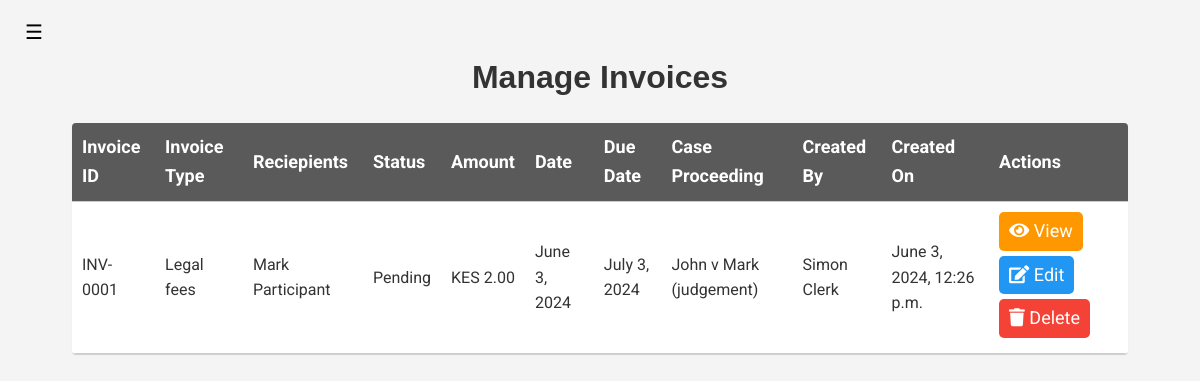
Screenshot of /manage-invoice (signed in) with the database file from the repository.
### court_proceedings_management_application/models.py (models this page shows, shortened)
class Invoice(models.Model):
    INVOICE_TYPES = (
        ('court fees', 'Court Fees'),
        ('legal fees', 'Legal Fees'),
        ('filing fees', 'Filing Fees'),
        ('service fees', 'Service Fees'),
        ('miscellaneous', 'Miscellaneous'),
    )
    INVOICE_STATUS = (
        ('pending', 'Pending'),
        ('paid', 'Paid'),
        ('overdue', 'Overdue'),
        ('cancelled', 'Cancelled'),
    )
    invoice_id = models.CharField(max_length=30, unique=True)
    invoice_type = models.CharField(max_length=30, choices=INVOICE_TYPES, default='miscellaneous')
    invoice_status = models.CharField(max_length=30, choices=INVOICE_STATUS, default='pending')
    invoice_amount = models.IntegerField()
    participant = models.ForeignKey(User, on_delete=models.CASCADE, related_name='participant', default='')
    invoice_date = models.DateField(auto_now_add=True)
    invoice_due_date = models.DateField()
    case_proceeding = models.ForeignKey(CaseProceeding, on_delete=models.CASCADE)
    created_by = models.ForeignKey(User, on_delete=models.CASCADE)
    created_on = models.DateTimeField(auto_now_add=True, null=True)
    transaction = models.ForeignKey('Transaction', on_delete=models.CASCADE, related_name='invoice_payment', blank=True, null=True, default='')
    relieved_by = models.ForeignKey(Relief, on_delete=models.CASCADE, null=True, blank=True)
    def save(self, *args, **kwargs):
        if not self.invoice_id:
            last_invoice = Invoice.objects.all().order_by('invoice_id').last()
            if not last_invoice:
                self.invoice_id = 'INV-0001'
            else:
                self.invoice_id = 'INV-%04d' % (last_invoice.id + 1)
        return super().save(*args, **kwargs)

class User(AbstractUser, PermissionsMixin):
    ROLES = (
        ('admin', 'Admin'),
        ('clerk', 'Clerk'),
        ('judge', 'Judge'),
        ('participant', 'Participant'),
        ('lawyer', 'Lawyer'),
    )
    COUNTY_CHOICES = (
        ('Baringo', 'Baringo'),
        ('Bomet', 'Bomet'),
        ('Bungoma', 'Bungoma'),
        ('Busia', 'Busia'),
        ('Elgeyo Marakwet', 'Elgeyo Marakwet'),
        ('Embu', 'Embu'),
        ('Garissa', 'Garissa'),
        ('Homa Bay', 'Homa Bay'),
        ('Isiolo', 'Isiolo'),
        ('Kajiado', 'Kajiado'),
        ('Kakamega', 'Kakamega'),
        ('Kericho', 'Kericho'),
        ('Kiambu', 'Kiambu'),
        ('Kilifi', 'Kilifi'),
        ('Kirinyaga', 'Kirinyaga'),
        ('Kisii', 'Kisii'),
        ('Kisumu', 'Kisumu'),
        ('Kitui', 'Kitui'),
        ('Kwale', 'Kwale'),
        ('Laikipia', 'Laikipia'),
        ('Lamu', 'Lamu'),
        ('Machakos', 'Machakos'),
        ('Makueni', 'Makueni'),
        ('Mandera', 'Mandera'),
        ('Marsabit', 'Marsabit'),
        ('Meru', 'Meru'),
        ('Migori', 'Migori'),
        ('Mombasa', 'Mombasa'),
        ('Murang\'a', 'Murang\'a'),
        ('Nairobi', 'Nairobi'),
        ('Nakuru', 'Nakuru'),
        ('Nandi', 'Nandi'),
        ('Narok', 'Narok'),
        ('Nyamira', 'Nyamira'),
        ('Nyandarua', 'Nyandarua'),
        ('Nyeri', 'Nyeri'),
        ('Samburu', 'Samburu'),
        ('Siaya', 'Siaya'),
        ('Taita Taveta', 'Taita Taveta'),
        ('Tana River', 'Tana River'),
        ('Tharaka Nithi', 'Tharaka Nithi'),
    )
    TRIBE_CHOICES = (
        ('Kikuyu', 'Kikuyu'),
        ('Luhya', 'Luhya'),
        ('Luo', 'Luo'),
        ('Kalenjin', 'Kalenjin'),
        ('Kamba', 'Kamba'),
        ('Kisii', 'Kisii'),
        ('Mijikenda', 'Mijikenda'),
        ('Meru', 'Meru'),
        ('Turkana', 'Turkana'),
        ('Maasai', 'Maasai'),
        ('Embu', 'Embu'),
        ('Taita', 'Taita'),
        ('Giriama', 'Giriama'),
        ('Rendille', 'Rendille'),
        ('Borana', 'Borana'),
        ('Samburu', 'Samburu'),
        ('Pokomo', 'Pokomo'),
        ('Orma', 'Orma'),
        ('Elmolo', 'Elmolo'),
        ('Digo', 'Digo'),
        ('Swahili', 'Swahili'),
        ('Taveta', 'Taveta'),
        ('Kuria', 'Kuria'),
        ('Mbeere', 'Mbeere'),
        ('Tharaka', 'Tharaka'),
        ('Gusii', 'Gusii'),
        ('Ilchamus', 'Ilchamus'),
        ('Kalenjin', 'Kalenjin'),
        ('Kamba', 'Kamba'),
        ('Kikuyu', 'Kikuyu'),
        ('Kisii', 'Kisii'),
        ('Kuria', 'Kuria'),
        ('Luhya', 'Luhya'),
        ('Luo', 'Luo'),
        ('Maasai', 'Maasai'),
        ('Meru', 'Meru'),
        ('Mijikenda', 'Mijikenda'),
        ('Pokomo', 'Pokomo'),
        ('Rendille', 'Rendille'),
        ('Samburu', 'Samburu'),
        ('Somali', 'Somali'),
        ('Swahili', 'Swahili'),
        ('Taita', 'Taita'),
        ('Taveta', 'Taveta'),
        ('Tharaka', 'Tharaka'),
        ('Turkana', 'Turkana'),
        ('Gabra', 'Gabra'),
        ('Giriama', 'Giriama'),
    )
    GENDER_CHOICES = (
        ('male', 'Male'),
        ('female', 'Female'),
        ('prefer not to say', 'Prefer not to say'),
    )
    profile_image = models.ImageField(upload_to='profile_images/', null=True, blank=True, default='profile_images'
                                                                                                  '/default.png')
    user_id = models.CharField(max_length=30, unique=True)
    first_name = models.CharField(max_length=30)
    last_name = models.CharField(max_length=30, null=True, blank=True)
    username = models.CharField(max_length=30, unique=True)
    email = models.EmailField(unique=True)
    role = models.CharField(max_length=30, choices=ROLES, default='observer')
    national_id = models.IntegerField(unique=True)
    county_of_residence = models.CharField(max_length=30, choices=COUNTY_CHOICES, default='Nairobi')
    phone_number = models.CharField(max_length=15, blank=True)
    gender = models.CharField(max_length=30, choices=GENDER_CHOICES, default='prefer not to say')
    tribe = models.CharField(max_length=30, choices=TRIBE_CHOICES, default='Kikuyu')
    date_of_birth = models.DateField()
    address = models.CharField(max_length=255)
    password = models.CharField(max_length=30)
    is_active = models.BooleanField(default=True)
    is_staff = models.BooleanField(default=False)
    is_superuser = models.BooleanField(default=False)
    date_joined = models.DateTimeField(auto_now_add=True)
    created_by = models.ForeignKey('self', on_delete=models.SET_NULL, null=True, blank=True)
    is_approved = models.BooleanField(default=False)
    courts = models.ManyToManyField('Court', related_name='users', blank=True)
    @property
    def is_authenticated(self):
        return bool(self.username and self.password)
    def __str__(self):
        return f'{self.first_name} {self.last_name}'

class CaseProceeding(models.Model):
    DOCUMENT_TYPES = (
        ('application', 'Application'),
        ('evidence', 'Evidence'),
        ('order', 'Order'),
        ('report', 'Report'),
        ('motion', 'Motion'),
        ('judgement', 'Judgement'),
        ('opinion', 'Opinion'),
        ('agreement', 'Agreement'),
        ('statement', 'Statement'),
        ('notice', 'Notice'),
        ('affidavit', 'Affidavit'),
        ('brief', 'Brief'),
        ('complaint', 'Complaint'),
        ('memorandum', 'Memorandum'),
        ('declaration', 'Declaration'),
        ('deposition', 'Deposition'),
        ('pleading', 'Pleading'),
        ('petition', 'Petition'),
        ('reply', 'Reply'),
        ('warrant', 'Warrant'),
        ('will', 'Will'),
        ('subpoena', 'Subpoena'),
        ('transcript', 'Transcript'),
        ('verdict', 'Verdict'),
        ('appeal', 'Appeal'),
        ('sentence', 'Sentence'),
        ('ruling', 'Ruling'),
        ('decree', 'Decree'),
        ('directive', 'Directive'),
        ('mandate', 'Mandate'),
        ('injunction', 'Injunction'),
        ('citation', 'Citation'),
        ('summons', 'Summons'),
        ('writ', 'Writ')
    )
    CONFIDENTIALITY_LEVELS = (
        ('low', 'Low'),
        ('medium', 'Medium'),
        ('high', 'High'),
        ('critical', 'Critical'),
    )
    document_id = models.CharField(max_length=30, unique=True)
    document_name = models.CharField(max_length=255)
    document_type = models.CharField(max_length=30, choices=DOCUMENT_TYPES)
    filed_by = models.ForeignKey(User, on_delete=models.CASCADE)
    filed_as = models.CharField(max_length=255, choices=User.ROLES)
    filed_on = models.DateTimeField(auto_now_add=True)
    confidentiality = models.CharField(max_length=30, choices=CONFIDENTIALITY_LEVELS)
    case = models.ForeignKey(Case, on_delete=models.CASCADE)
    editors = models.ManyToManyField(User, related_name='editors', blank=True)
    content = RichTextUploadingField(null=True, blank=True, default='')
    reliefs = models.ManyToManyField(Relief, blank=True)
    def __str__(self):
        return f'{self.document_name} ({self.document_type})'

### court_proceedings_management_application/views.py (the view, shortened to what this page needs)
# urls.py: path('manage-invoice', views.ManageInvoiceView.as_view(), name='manage-invoice'),
class ManageInvoiceView(View):
    def __init__(self, *args, **kwargs):
        super().__init__(*args, **kwargs)
        self.invoice_service = InvoiceService()
        self.user_service = UserService()
        self.payment_service = PaymentService()
    def get(self, request):
        if not request.user.is_authenticated:
            return redirect('login')
        user = request.user
        user_info = self.user_service.get_user_info(user.username)
        if user_info.role == 'clerk':
            invoices = self.invoice_service.get_all_invoices()
        else:
            invoices = self.invoice_service.get_invoice_by_participant(user)
        payments = self.payment_service.get_all_payments()
        for invoice in invoices:
            if invoice.invoice_due_date < datetime.now().date() and invoice.invoice_status != 'paid':
                invoice.invoice_status = 'overdue'
                invoice.save()
            elif invoice.invoice_due_date > datetime.now().date() and invoice.invoice_status != 'paid':
                invoice.invoice_status = 'pending'
                invoice.save()
            else:
                invoice.invoice_status = 'paid'
                invoice.save()
        for invoice in invoices:
            invoice.invoice_amount = math.ceil(invoice.invoice_amount * 1.16)
            invoice.invoice_amount = float(invoice.invoice_amount)
            invoice.invoice_amount = "{:.2f}".format(invoice.invoice_amount)
        context = {
            'user_info': user_info,
            'invoices': invoices,
            'payments': payments
        }
        return render(request, 'manage-invoice.html', context)

### court_proceedings_management_application/interfaces/invoice_database.py (called while the page is built)
    def get_all_invoices(self):
        return Invoice.objects.all()

### court_proceedings_management_application/interfaces/invoice_service.py (called while the page is built)
    def get_all_invoices(self):
        return self.invoice_database.get_all_invoices()

### court_proceedings_management_application/interfaces/payment_database.py (called while the page is built)
    def get_all_payments(self):
        return Transaction.objects.all()

### court_proceedings_management_application/interfaces/payment_service.py (called while the page is built)
    def get_all_payments(self):
        return self.payment_database.get_all_payments()

### court_proceedings_management_application/interfaces/user_database.py (called while the page is built)
    def get_user_info(self, username):
        try:
            return get_object_or_404(User, username=username)
        except User.DoesNotExist:
            return UserDoesNotExist(f'User with username {username} does not exist')

### court_proceedings_management_application/interfaces/user_service.py (called while the page is built)
    def get_user_info(self, username):
        try:
            return self.user_database.get_user_info(username)
        except UserDoesNotExist as e:
            print(e)
            return None

### templates/manage-invoice.html (shortened to what this page needs)
{% extends 'sidebar.html' %}
{% load static %}
    {% block title %}
        Manage Invoices
    {% endblock %}
    {% block content %}
        <article aria-label="case-table">
            <div class="table-container">
                <table class="material-table">
                    <thead>
                    <tr>
                        <th>Invoice ID</th>
                        <th>Invoice Type</th>
                        <th>Reciepients</th>
                        <th>Status</th>
                        <th>Amount</th>
                        <th>Date</th>
                        <th>Due Date</th>
                        <th>Case Proceeding</th>
                        <th>Created By</th>
                        <th>Created On</th>
                        <th>Actions</th>
                    </tr>
                    </thead>
                    <tbody>
                    {% for invoice in invoices %}
                        <tr class="clickable-row" onclick="window.location='{% url 'view-invoice' invoice_id=invoice.id %}'">
                            <td>{{ invoice.invoice_id }}</td>
                            <td>{{ invoice.invoice_type | capfirst}}</td>
                            {% if invoice.participant %}
                                <td>{{invoice.participant}}</td>
                            {% else %}
                                <td> - </td>
                            {% endif %}
                            <td>{{ invoice.invoice_status | capfirst}}</td>
                            <td>KES {{ invoice.invoice_amount}}</td>
                            <td>{{ invoice.invoice_date }}</td>
                            <td>{{ invoice.invoice_due_date }}</td>
                            <td>{{ invoice.case_proceeding | capfirst}}</td>
                            <td>{{ invoice.created_by | capfirst}}</td>
                            <td>{{ invoice.created_on }}</td>
                            <td>
                                <a class="btn btn-warning btn-secondary-action"
                                   href="{% url 'view-invoice' invoice_id=invoice.id %}"
                                   onclick="event.stopPropagation();"><i
                                        class="fas fa-eye"></i> View</a>
                                {% if user_info.role == 'clerk' %}
                                    <a href="{% url 'edit-invoice' invoice_id=invoice.id %}" class="btn btn-info btn-secondary-action" onclick="event.stopPropagation()" ><i class="fas fa-edit"></i> Edit</a>
                                    <a href="{% url 'delete-invoice' invoice_id=invoice.id %}" class="btn btn-danger btn-secondary-action"
                                       onclick="event.stopPropagation(); confirmDeleteDialog(event, this.href)"> <i class="fas fa-trash"></i> Delete</a>
                                {% endif %}
                        </tr>
                    {% endfor %}
                    </tbody>
                </table>
            </div>
        </article>
    {% endblock %}

### static/styles/main.css (style rules this page uses)
body { font-family: 'Roboto Light', sans-serif; font-size: 16px; line-height: 1.6; color: #333; background-color: #f4f4f4; }
* { margin: 0; padding: 0; box-sizing: border-box; }
a { text-decoration: none; }
.btn { display: inline-block; padding: 10px 20px; color: #fff; border: none; border-radius: 5px; cursor: pointer; text-decoration: none; font-size: 18px; }
.btn-danger { background: #f44336; }
.btn-warning { background: #ff9800; }
.btn-info { background: #2196f3; }

### rows the page displays
Invoice: invoice_id "INV-0001", invoice_type "Legal fees", participant "Mark Participant", invoice_status "Pending", invoice_amount "2.00", invoice_date "June 3, 2024", invoice_due_date "July 3, 2024", case_proceeding "John v Mark (judgement)", created_by "Simon Clerk", created_on "June 3, 2024, 12:26 p.m."
